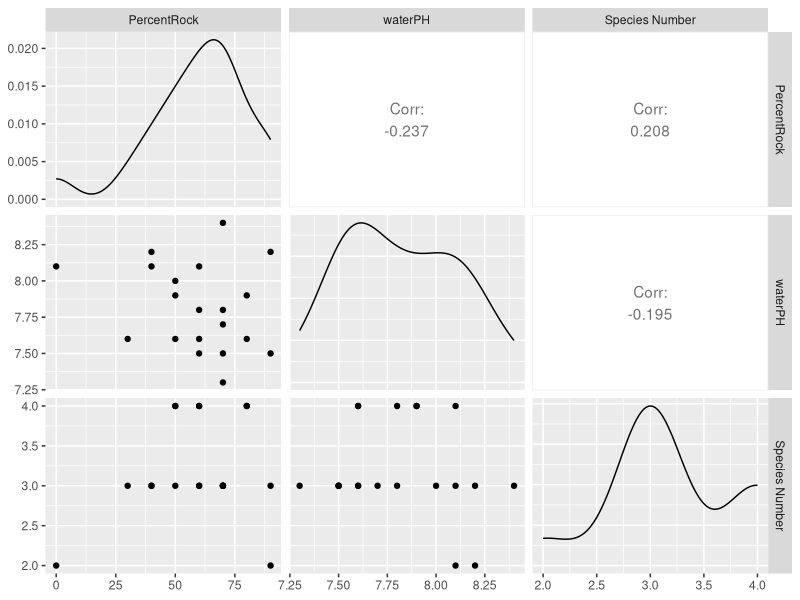

Here is the R script that generated this plot:
## install packages
install.packages("tidyverse")
install.packages("readxl")
install.packages("GGally")

## load packages
library(tidyverse)
library(readxl)

## get list of files in the folder

list.files("data")

## loading in the data
## see what sheets are in the Excel workbook

excel_sheets("data/rockydata.xlsx")

## Sites
## Read in data

sites <- read_xlsx("data/rockydata.xlsx", sheet = "Sites")

## print a summary

sites

## Getting things tidy
## putting data into long format
sites %>%
  pivot_longer(cols = c("PercentRock", "waterPH", "SurfaceTemp"), names_to = "variable", values_to = "value")

## Species
## read in data
species <- read_xlsx("data/rockydata.xlsx", sheet = "Species")

## print a summary
species

## Getting things tidy
## putting data into wide format
species %>%
  select(Site, Point, WorkingName) %>%
  mutate(Presence = 1) %>% # adds a column called "Presence" filled with "1"
  pivot_wider(names_from = WorkingName, values_from = Presence, values_fill = 0)

## use unite to combine the site and point columns into a new column caled SItePoint 
read_xlsx("data/rockydata.xlsx", sheet = "Species") %>% 
  unite("SitePoint", Site:Point, sep = "_") %>%
  select(SitePoint, WorkingName) %>%
  mutate(Presence = 1) %>% # adds a column called "Presence" filled with "1"
  pivot_wider(names_from = WorkingName, values_from = Presence, values_fill = 0)

## calculate number of species recorded in each site. save it as sr
sr <- read_xlsx("data/rockydata.xlsx", sheet = "Species") %>% 
  unite("SitePoint", Site:Point, sep = "_") %>%
  select(SitePoint, WorkingName) %>% 
  group_by(SitePoint) %>%
  summarize(`Species Number` = n())

sr

##read in site data, select columns and join sr
read_xlsx("data/rockydata.xlsx", sheet = "Sites") %>%
  select(SitePoint, PercentRock, waterPH) %>%
  left_join(sr, by = "SitePoint")

## plot comparisons
read_xlsx("data/rockydata.xlsx", sheet = "Sites") %>%
  select(SitePoint, PercentRock, waterPH) %>%
  left_join(sr, by = "SitePoint") %>%
  GGally::ggpairs(columns = 2:ncol(.))

